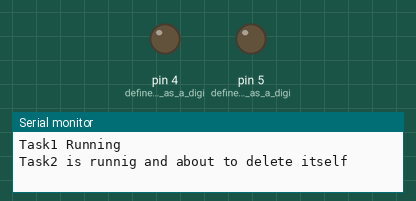
This sketch was run on a simulated Arduino Uno, built with avr-gcc and run on an emulated ATmega328P. On the bench: output pins drawn as LEDs (lit = HIGH), the last lines printed to the serial monitor.

Above: at 0.1 s.
At 2.0 s:
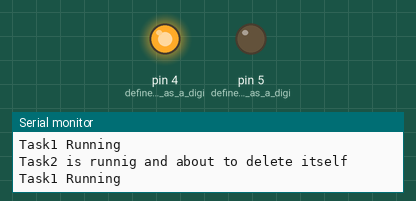
Timing chart, 0 to 3.5 s (numbered marks = the images above):
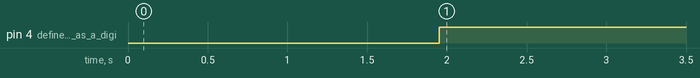

The sketch:

xTaskDelete.ino
```cpp
// Include Arduino FreeRTOS library
#include <Arduino_FreeRTOS.h>
#include "task.h"

TaskHandle_t TaskHandle_2; // handler for Task2

void setup()
{
  Serial.begin(9600); // Enable serial communication library.
  pinMode(4, OUTPUT);  // define LED1 pin as a digital output
  pinMode(5, OUTPUT);  // define LED2 pin as a digital output

  //Create the first task at priority 1
  // Name of task is "LED1"
  // Stack size is set to 100
  // we do not pass any value to Task1. Hence, third agument is NULL
  // Set the priority of task to one
  // Task1 handler is not used. Therefore set to Null
  xTaskCreate(Task1, "LED1", 100, NULL, 1, NULL);
  // Start FreeRTOS scheduler in Preemptive timing silicing mode
  vTaskStartScheduler();
}

void loop()
{
// Do nothing as schduler will allocated CPU to Task1 and Task2 automatically
}
/* Task1 with priority 1 */
void Task1(void* pvParameters)
{

  while(1)
  {
    Serial.println("Task1 Running"); // print "Task1 Running" on Arduino Serial Monitor
    digitalWrite(4, HIGH); // sets the digital pin 4 on
    // digitalWrite(5, LOW); // sets the digital pin 5 off
    xTaskCreate(Task2, "LED2", 100, NULL, 2, &TaskHandle_2); // create task2 with priority 2
    vTaskDelay( 200 / portTICK_PERIOD_MS ); // wait for one second
    // delay(100);
  }
}

/* Task2 with priority 2 */
void Task2(void* pvParameters)
{
    // digitalWrite(5, HIGH); // sets the digital pin 5 high
    digitalWrite(4, LOW); // sets the digital pin 4 low
    Serial.println("Task2 is runnig and about to delete itself");
    vTaskDelete(TaskHandle_2);     //Delete own task by passing NULL(TaskHandle_2 can also be used)
    // delay(1000);

}
```

Measured:
- by itself, pin 4 (define_LED1_pin_as_a_digi): LOW → HIGH at 2.0 s
